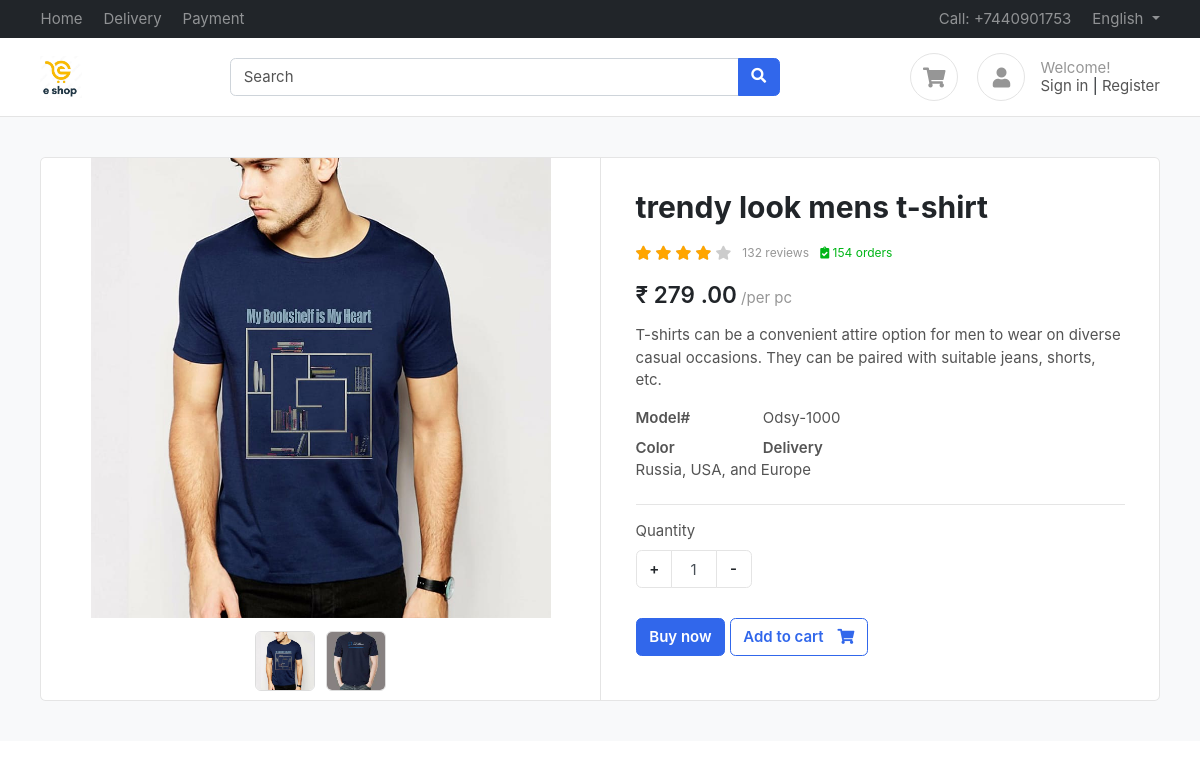
Page /product/trendy-look-mens-t-shirt/ on the earlier database version.
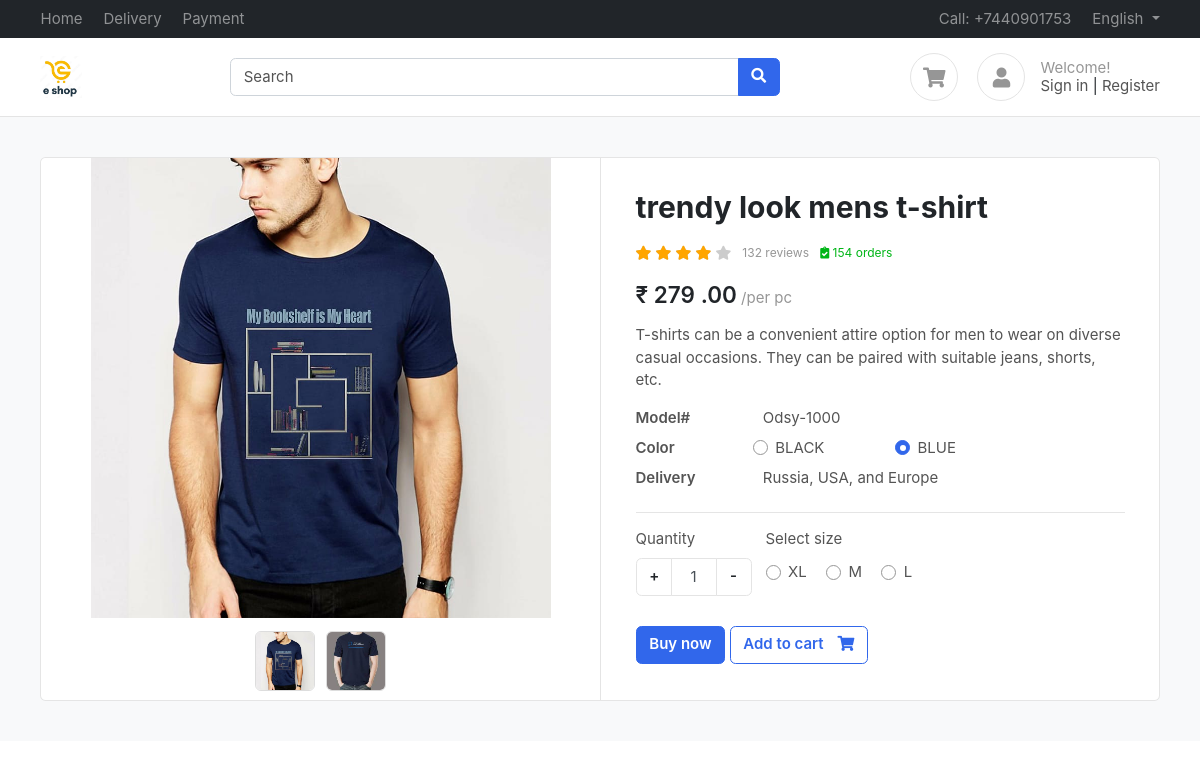
Same page on the later database version.
### products/models.py (models this page shows, shortened)
class ProductImage(BaseModel):
    product = models.ForeignKey(Product, on_delete = models.CASCADE, related_name = 'product_image')
    image = models.ImageField(upload_to = 'product')

class ColorVariant(BaseModel):
    color_name = models.CharField(max_length=100, default='black')
    price = models.IntegerField(default = 0)

class SizeVariant(BaseModel):
    size_name = models.CharField(max_length=100, default='S')
    price = models.IntegerField(default = 0)

### products/views.py (the view)
# urls.py: path('<slug>/' , get_product , name="get_product"),
def get_product(request , slug):
    try:
        product = Product.objects.get(slug = slug)
        context = {'product' : product}
        if request.GET.get('size'):
            size = request.GET.get('size')
            price = product.get_product_price_by_size(size)
            context['selected_size'] = size
            context['updated_price'] = price
        single_img = product.product_image.all()[0]
        context['single_img'] = single_img
        return render(request  , 'product/product.html' , context )
    except Exception as e:
        return HttpResponse(e)

### templates/product/product.html (shortened to what this page needs)
{% extends "base/base.html"%}
{%  block start %}
<section class="section-content padding-y bg">
    <div class="container">
    <div class="card">
        <div class="row no-gutters">
            <aside class="col-md-6">
    <article class="gallery-wrap">
    <div class="img-big-wrap">
          <div class="img-wrap">
            <img src="{{ single_img.image.url }}" alt="no image">
          </div>
    </div>
    <div class="thumbs-wrap">
      {% for image in product.product_image.all %}
      <a href="{{ image.image.url }}" class="item-thumb"> <img src="{{ image.image.url }}"></a>
      {% endfor %}
    </div>
    </article>
            </aside>
            <main class="col-md-6 border-left">
    <article class="content-body">
    <h2 class="title">{{product.product_name}}</h2>
    <div class="rating-wrap my-3">
        <ul class="rating-stars">
            <li style="width:80%" class="stars-active">
                <i class="fa fa-star"></i> <i class="fa fa-star"></i>
                <i class="fa fa-star"></i> <i class="fa fa-star"></i>
            </li>
            <li>
                <i class="fa fa-star"></i> <i class="fa fa-star"></i>
                <i class="fa fa-star"></i> <i class="fa fa-star"></i>
                <i class="fa fa-star"></i>
            </li>
        </ul>
        <small class="label-rating text-muted">132 reviews</small>
        <small class="label-rating text-success"> <i class="fa fa-clipboard-check"></i> 154 orders </small>
    </div>
    <div class="mb-3">
        <var class="price h4">₹
          {% if updated_price %}
          {{ updated_price }}
          {% else %}
          {{product.price}}
          {% endif %}
          .00</var>
        <span class="text-muted">/per pc</span>
    </div>
    <p>{{product.product_description}}</p>
    <dl class="row">
      <dt class="col-sm-3">Model#</dt>
      <dd class="col-sm-9">Odsy-1000</dd>
      <dt class="col-sm-3">Color</dt>
      {% for color in product.color_variant.all %}
        <label class="col-sm-3 custom-control custom-radio custom-control-inline">
          <span class="custom-control-label">{{color.color_name}}</span>
        </label>
      {% endfor %}
      <dt class="col-sm-3">Delivery</dt>
      <dd class="col-sm-9">Russia, USA, and Europe </dd>
    </dl>
    <hr>
        <div class="form-row">
            <div class="form-group col-md flex-grow-0">
                <label>Quantity</label>
                <div class="input-group mb-3 input-spinner">
                  <div class="input-group-prepend">
                    <button class="btn btn-light" type="button" id="button-plus"> + </button>
                  </div>
                  <input type="text" class="form-control" value="1">
                  <div class="input-group-append">
                    <button class="btn btn-light" type="button" id="button-minus"> - </button>
                  </div>
                </div>
            </div>
            {% if product.size_variant.count %}
            <div class="form-group col-md">
                    <label>Select size</label>
                    <div class="mt-1">
                      {% for size in product.size_variant.all %}
                        <label class="custom-control custom-radio custom-control-inline">
                          <div class="custom-control-label">{{size.size_name}}</div>
                        </label>
                      {% endfor %}
                    </div>
            </div>
            {% endif %}
        </div>
        <a href="#" class="btn  btn-primary"> Buy now </a>
        <a href="{% url 'add_to_cart' product.uid %}?variant={{selected_size}}" class="btn  btn-outline-primary">
          <span class="text">Add to cart</span> <i class="fas fa-shopping-cart"></i>  </a>
    </article>
            </main>
        </div>
    </div>
    </div>
    </section>
{% endblock %}

Differences in the rows shown:
added ColorVariant: color_name "BLACK"
added ColorVariant: color_name "BLUE"
added SizeVariant: size_name "XL"
added SizeVariant: size_name "M"
added SizeVariant: size_name "L"
Other differences:
text now shown: "Select size"
